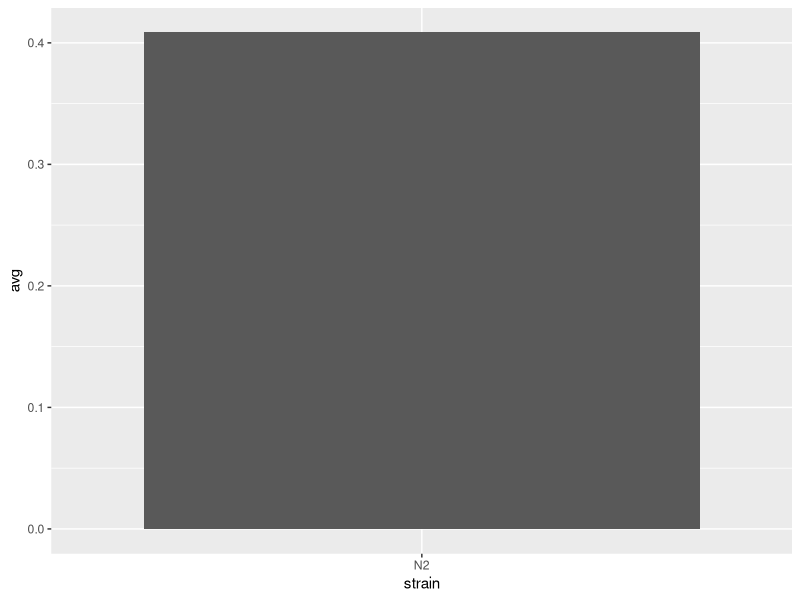
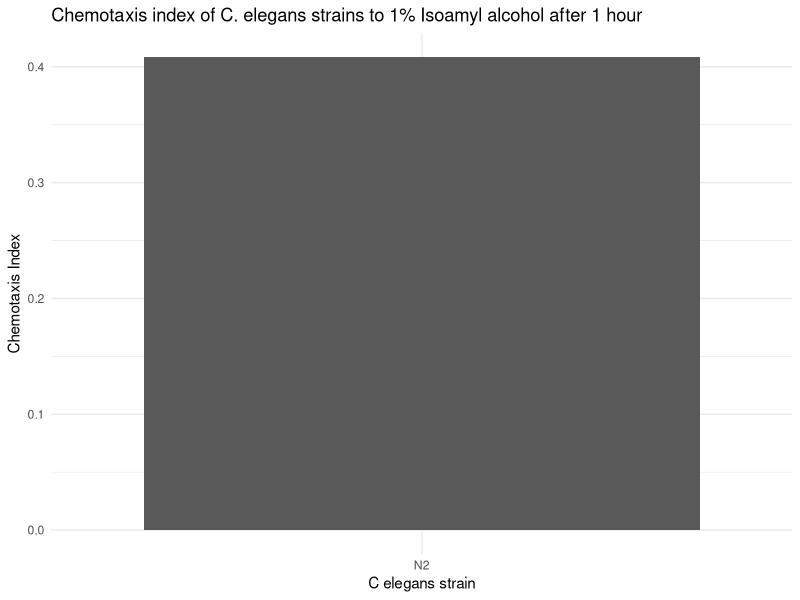
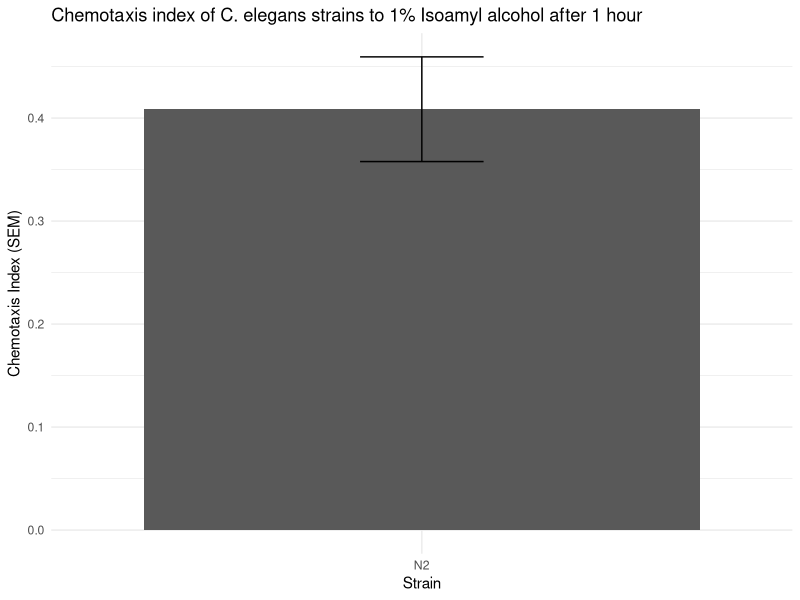
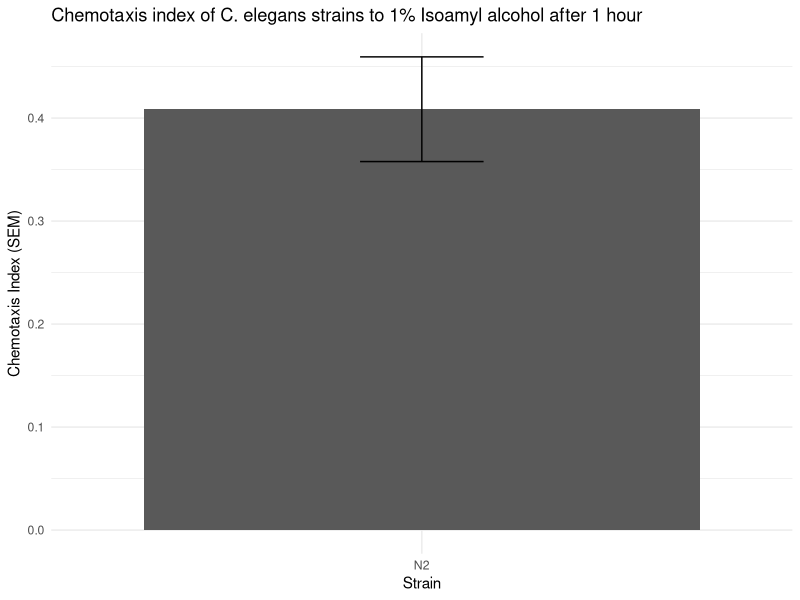

The R script that drew these images, in order:
## ---- chunk 1
library(tidyverse)

## ---- chunk 2

# In this example we have plates a, b, and c. In plate a, the A quadrant has 10, B has 8, C has 3, and D has 4. The measurements for the other plates follow a similar pattern.

strain<-c("N2", "N2", "N2")
plate<-c("a","b","c")
A<-c(10, 8, 10)
B<-c(8, 7, 9)
C<-c(3, 2, 5)
D<-c(4, 4, 4)

 df <- data.frame(strain, plate,A,B,C,D)       # df is a data frame
 df

## ---- chunk 3


df<-mutate(.data=df, CI=((A+B)-(C+D))/(A+B+C+D))

#print out our updated df dataframe
df





## ---- chunk 4
meanCI<-df %>% group_by(strain) %>% summarise(avg=mean(CI), StandardDeviation=sd(CI), n=n(), upperCI=avg+((qnorm(0.975)*StandardDeviation)/sqrt(n)), lowerCI=avg-((qnorm(0.975)*StandardDeviation)/sqrt(n)))

meanCI
## ---- chunk 5
ggplot(data=meanCI, mapping=aes(x=strain, y=avg))+geom_bar(stat="identity")
## ---- chunk 6
ggplot(data=meanCI, mapping=aes(x=strain, y=avg))+geom_bar(stat="identity")+labs(title="Chemotaxis index of C. elegans strains to 1% Isoamyl alcohol after 1 hour", x="C elegans strain", y="Chemotaxis Index", fill = "Strain") + theme_minimal()
## ---- chunk 7
CIPlot <- ggplot(data=meanCI, aes(strain, avg)) +
geom_col() +
geom_errorbar(aes(ymin = lowerCI, ymax = upperCI), width=0.2)

CIPlot + labs(title="Chemotaxis index of C. elegans strains to 1% Isoamyl alcohol after 1 hour",y="Chemotaxis Index (SEM)", x = "Strain") + theme_minimal()
## ---- chunk 8
ggsave("plot.png", height=5, width=8)


